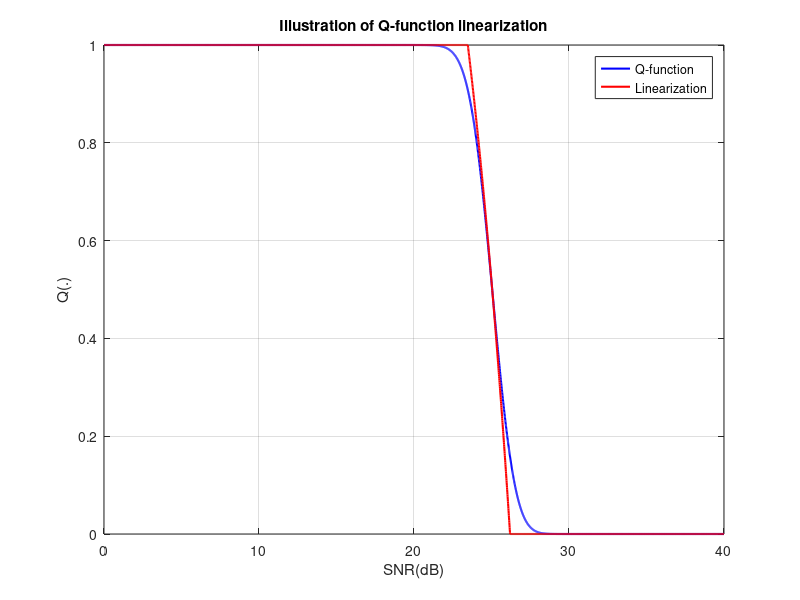

Write the MATLAB code that produced this figure.
clc; clear variables; close all;

N = 40;
M = 100;
R = N/M;
Rho=0:0.01:40;
rho=10^-3.*db2pow(Rho);

Xi = sqrt(1/(2*pi*(2^2*R-1)));
Omega = 2^R - 1;
Nu = Omega - 1/(2*sqrt(M)*Xi);
Tau = Omega + 1/(2*sqrt(M)*Xi);

for u = 1:length(rho)
    Q(u) = qfunc((M*log2(1+rho(u))-N) / (log2(exp(1))*sqrt(M*(1-1/(1+rho(u))^2))));

    if rho(u) <= Nu
        Q_appro(u) = 1;
    elseif rho(u) > Nu && rho(u) < Tau
        Q_appro(u) = 0.5 - Xi*sqrt(M)*(rho(u)-Omega);
    else
        Q_appro(u) = 0;
    end
end

figure(1)
plot(Rho, Q, 'b', 'linewidth', 1.5);
hold on;grid on;
plot(Rho, Q_appro, 'r', 'linewidth', 1.5);

xlabel('SNR(dB)');
ylabel('Q(.)');
title('Illustration of Q-function linearization');
legend('Q-function','Linearization');

